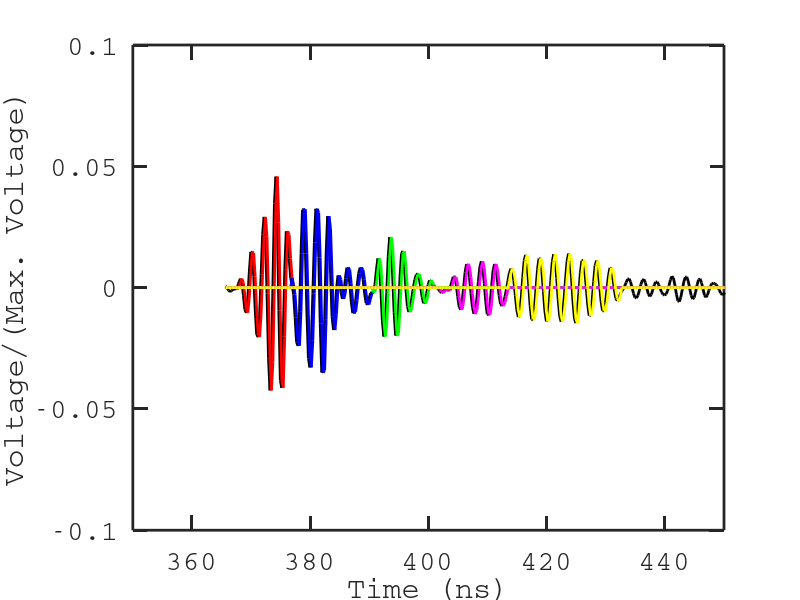
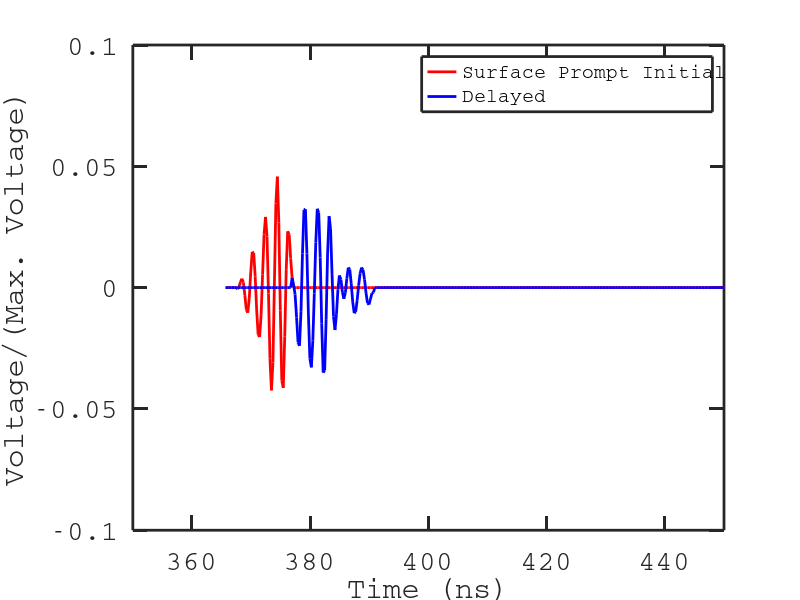
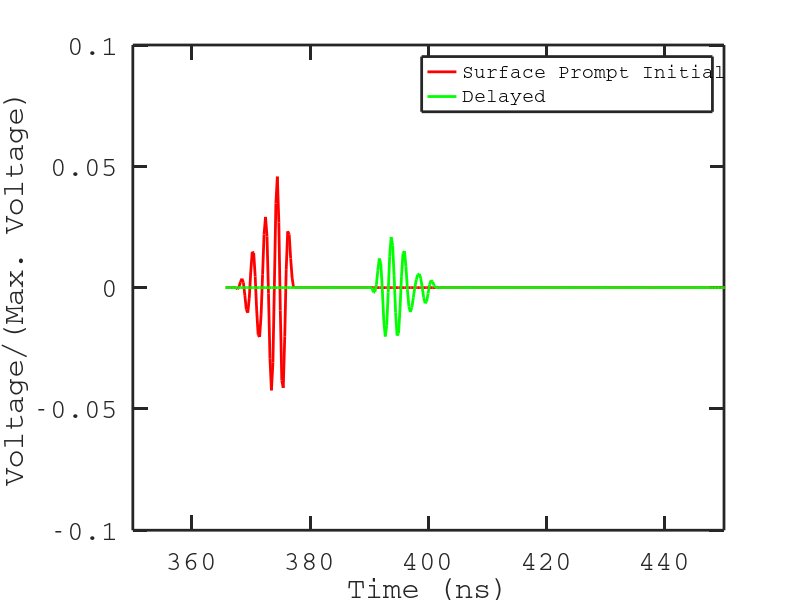
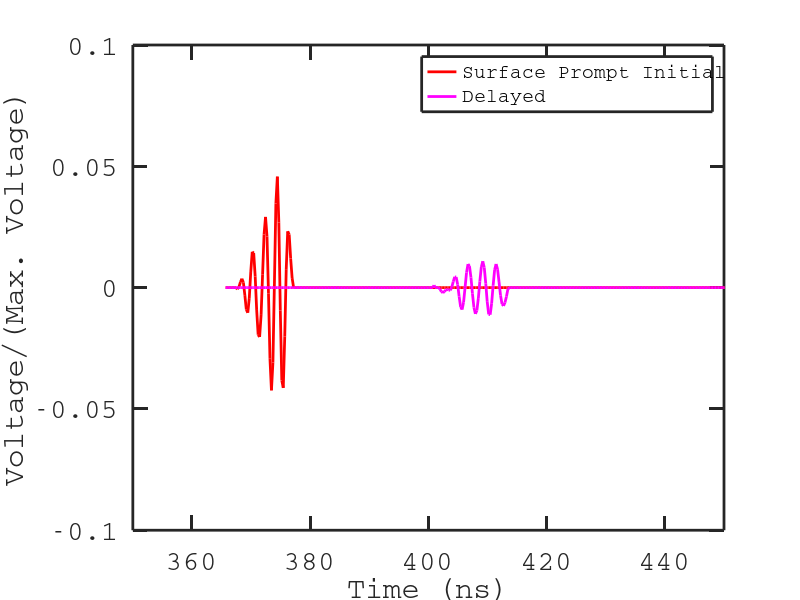

Recreate these plots in MATLAB, in order.
pkg load control
pkg load signal
pkg load image

lower_band = 0.0;
upper_band = 1.2;
delta_f = 0.05; %GHz
frequency_bins = linspace(lower_band+delta_f,upper_band,floor((upper_band-lower_band)/delta_f));

prompt_component_start_sample = 9650;
prompt_component_length = 3000;
prompt_downsample = 4;

calibration_start_sample_air = 11900;
calibration_length_air = 3000;
calibration_start_sample_snow = 12050;
calibration_length_snow = 3000;
calibration_downsample = 8;

distance_long = 543.0;
distance_short = 23.0;
distance_factor = 10*log10(distance_long/distance_short);
atten_20dB = 20.0;
atten_3dB = 3.0;
fc_filter = 0.08; %GHz
n_poles = 4;

linew = 2.0;
linew2 = 4.0;
fon = "Courier";
fonts = 20.0;
fonts2 = 14.0;
axisVector = [350.0 450.0 -.1 .1];
axisVector2 = [0 1.0 -50 50];
axisVector3 = [0 0.4 -50 50];

%Surface propagation data
data = load('surface_propagation.dat');
t = data(:,1)*1.0e9; %Units: nanoseconds
s = data(:,2);
s_prompt = s(prompt_component_start_sample:prompt_component_start_sample+prompt_component_length); %prompt component (8500:11500)
t_prompt = t(prompt_component_start_sample:prompt_component_start_sample+prompt_component_length); %prompt component (8500:11500)
s_prompt = downsample(s_prompt,prompt_downsample);
t_prompt = downsample(t_prompt,prompt_downsample);
dt_prompt = t_prompt(2)-t_prompt(1); %Units: nanoseconds
fs_prompt = 1.0/dt_prompt; %Units: GHz
fc_prompt = fs_prompt/2.0; %Units: GHz
f_prompt = linspace(0,fc_prompt,length(t_prompt)/2); %Units: GHz
%Calibration data
inAirCalibration = load('surface_calibration_air.dat');
inSnowCalibration = load('surface_calibration_snow.dat');
t_cal_air = inAirCalibration(calibration_start_sample_air:calibration_start_sample_air+calibration_length_air,1)*1e9; %Units: nanoseconds
t_cal_air_down = downsample(t_cal_air,calibration_downsample); %Units: nanoseconds
t_cal_snow = inSnowCalibration(calibration_start_sample_snow:calibration_start_sample_snow+calibration_length_snow,1)*1e9; %Units: nanoseconds
t_cal_snow_down = downsample(t_cal_snow,calibration_downsample); %Units: nanoseconds
s_cal_air = inAirCalibration(calibration_start_sample_air:calibration_start_sample_air+calibration_length_air,2);
s_cal_air_down = downsample(s_cal_air,calibration_downsample);
s_cal_snow = inSnowCalibration(calibration_start_sample_snow:calibration_start_sample_snow+calibration_length_snow,2);
s_cal_snow_down = downsample(s_cal_snow,calibration_downsample);
dt_cal_air = t_cal_air(2)-t_cal_air(1); %Units: nanoseconds
dt_cal_air_down = t_cal_air_down(2)-t_cal_air_down(1); %Units: nanoseconds
dt_cal_snow = t_cal_snow(2)-t_cal_snow(1); %Units: nanoseconds
dt_cal_snow_down = t_cal_snow_down(2)-t_cal_snow_down(1); %Units: nanoseconds
fs_cal_air = 1.0/dt_cal_air; %Units: GHz
fs_cal_air_down = 1.0/dt_cal_air_down; %Units: GHz
fs_cal_snow = 1.0/dt_cal_snow; %Units: GHz
fs_cal_snow_down = 1.0/dt_cal_snow_down; %Units: GHz
fc_cal_air = fs_cal_air/2.0; %Units: GHz
fc_cal_air_down = fs_cal_air_down/2.0; %Units: GHz
fc_cal_snow = fs_cal_snow/2.0; %Units: GHz
fc_cal_snow_down = fs_cal_snow_down/2.0; %Units: GHz
f_cal_air = linspace(0,fc_cal_air,length(t_cal_air)/2); %Units: GHz
f_cal_air_down = linspace(0,fc_cal_air_down,length(t_cal_air_down)/2.0); %Units: GHz
f_cal_snow = linspace(0,fc_cal_snow,length(t_cal_snow)/2); %Units: GHz
f_cal_snow_down = linspace(0,fc_cal_snow_down,length(t_cal_snow_down)/2.0); %Units: GHz

%Equilibrate the waveform lengths
s_cal_snow_down = padarray(s_cal_snow_down,length(s_prompt)-length(s_cal_snow_down),"post");
s_cal_air_down = padarray(s_cal_air_down,length(s_prompt)-length(s_cal_air_down),"post");

%Successively add reflections to first pulse until correlation is maximized, examine effect on power spectrum
time_1 = 8;
time_2 = 45;
time_3 = time_2;
time_4 = 100;
time_5 = 100;
time_6 = 141;
time_7 = 141;
time_8 = 191;
time_9 = 191;
time_10 = 267;
r_2 = 1.24;
r_3 = 1.0;
r_4 = 1.3;
r_5 = 1.0;

s_prompt_first = s_prompt(time_1:time_2);
t_prompt_first = t_prompt(time_1:time_2);
s_prompt_second = s_prompt(time_3:time_4);
t_prompt_second = t_prompt(time_3:time_4);
s_prompt_third = s_prompt(time_5:time_6);
t_prompt_third = t_prompt(time_5:time_6);
s_prompt_forth = s_prompt(time_7:time_8);
t_prompt_forth = t_prompt(time_7:time_8);
s_prompt_fifth = s_prompt(time_9:time_10);
t_prompt_fifth = t_prompt(time_9:time_10);
s_prompt_first = padarray(s_prompt_first,time_1,"pre");
s_prompt_first = padarray(s_prompt_first,length(s_prompt)-length(s_prompt_first),"post");
s_prompt_second = padarray(s_prompt_second,time_3,"pre");
s_prompt_second = padarray(s_prompt_second,length(s_prompt)-length(s_prompt_second),"post");
s_prompt_third = padarray(s_prompt_third,time_5,"pre");
s_prompt_third = padarray(s_prompt_third,length(s_prompt)-length(s_prompt_third),"post");
s_prompt_forth = padarray(s_prompt_forth,time_7,"pre");
s_prompt_forth = padarray(s_prompt_forth,length(s_prompt)-length(s_prompt_forth),"post");
s_prompt_fifth = padarray(s_prompt_fifth,time_9,"pre");
s_prompt_fifth = padarray(s_prompt_fifth,length(s_prompt)-length(s_prompt_fifth),"post");

s_add = s_prompt_first+r_2*circshift(s_prompt_second,[-time_3,0])+r_3*circshift(s_prompt_third,[-time_5,0]) ... 
+r_4*circshift(s_prompt_forth,[-time_7,0])+r_5*circshift(s_prompt_fifth,[-time_9,0]);

%~ result = 0.0;
%~ results = [];
%~ for r_2=1.0:0.02:1.3
	%~ for r_3=1.0:0.1:1.3
		%~ for r_4=1.0:0.02:1.3
			%~ for r_5=1.0:0.1:1.3
				%~ display([r_2 r_3 r_4 r_5])
				%~ s_add = s_prompt_first+r_2*circshift(s_prompt_second,[-time_3,0])+r_3*circshift(s_prompt_third,[-time_5,0]) ... 
				%~ +r_4*circshift(s_prompt_forth,[-time_7,0])+r_5*circshift(s_prompt_fifth,[-time_9,0]);
				%~ x=corr(s_prompt(time_1:time_2),s_add(time_1:time_2));
				%~ if(x>result)
					%~ results = [r_2 r_3 r_4 r_5];
					%~ s_add_best = s_add;
					%~ result = x;
				%~ endif
			%~ endfor
		%~ endfor
	%~ endfor
%~ endfor
%~ display(result)
%~ display(results)
[b,a] = butter(n_poles,fc_filter/fc_prompt,'high');
s_add = filter(b,a,s_add);

%Repeat, for in-snow calibration waveform
time_1 = 1;
time_2 = 30;
time_3 = time_2;
time_4 = 53;
time_5 = 58;
time_6 = 90;
time_7 = time_6;
time_8 = 120;

s_snow_first = s_cal_snow_down(time_1:time_2);
t_snow_first = t_cal_snow_down(time_1:time_2);
s_snow_second = s_cal_snow_down(time_3:time_4);
t_snow_second = t_cal_snow_down(time_3:time_4);
s_snow_third = s_cal_snow_down(time_5:time_6);
t_snow_third = t_cal_snow_down(time_5:time_6);
s_snow_forth = s_cal_snow_down(time_7:time_8);
t_snow_forth = t_cal_snow_down(time_7:time_8);
s_snow_first = padarray(s_snow_first,length(s_cal_snow_down)-length(s_snow_first),"post");
s_snow_second = padarray(s_snow_second,time_3-1,"pre");
s_snow_second = padarray(s_snow_second,length(s_cal_snow_down)-length(s_snow_second),"post");
s_snow_third = padarray(s_snow_third,time_5,"pre");
s_snow_third = padarray(s_snow_third,length(s_cal_snow_down)-length(s_snow_third),"post");
s_snow_forth = padarray(s_snow_forth,time_7,"pre");
s_snow_forth = padarray(s_snow_forth,length(s_cal_snow_down)-length(s_snow_forth),"post");
s_snow_add = s_snow_first+circshift(s_snow_second,[-4,0])+circshift(s_snow_third,[-18,0])-circshift(s_snow_forth,[20,0]);

%~ result = 0.0;
%~ results = [];
%~ time_2 = 30;
%~ time_3 = time_2
%~ for time_4=1:100
	%~ time_5 = time_4;
	%~ for time_6=1:100
		%~ display([time_1 time_2 time_3 time_4 time_5 time_6])
		%~ s_snow_first = s_cal_snow_down(time_1:time_2);
		%~ t_snow_first = t_cal_snow_down(time_1:time_2);
		%~ s_snow_second = s_cal_snow_down(time_3:time_4);
		%~ t_snow_second = t_cal_snow_down(time_3:time_4);
		%~ s_snow_third = s_cal_snow_down(time_5:time_6);
		%~ t_snow_third = t_cal_snow_down(time_5:time_6);
		%~ s_snow_first = padarray(s_snow_first,length(s_cal_snow_down)-length(s_snow_first),"post");
		%~ s_snow_second = padarray(s_snow_second,time_3-1,"pre");
		%~ s_snow_second = padarray(s_snow_second,length(s_cal_snow_down)-length(s_snow_second),"post");
		%~ s_snow_third = padarray(s_snow_third,time_5,"pre");
		%~ s_snow_third = padarray(s_snow_third,length(s_cal_snow_down)-length(s_snow_third),"post");
		%~ s_snow_add = s_snow_first+circshift(s_snow_second,[-time_3,0])+circshift(s_snow_third,[-time_5,0]);
		%~ x=corr(s_snow_add,s_snow_first);
		%~ if(x>result)
			%~ s_snow_add_best = s_snow_add;
			%~ result = x;
			%~ results = [time_1 time_2 time_3 time_4 time_5 time_6];
		%~ endif
	%~ endfor
%~ endfor
%~ display(result)
%~ display(results)
%~ [b,a] = butter(n_poles,fc_filter/fc_prompt,'high');
%~ s_snow_add = filter(b,a,s_snow_add_best);

%Create spectrum for the reconstructed, original pulse, and raw data
p1 = conj(fft(center(s_add))).*fft(center(s_add));
p2 = conj(fft(center(s_prompt))).*fft(center(s_prompt));
p3 = conj(fft(center(s_snow_add))).*fft(center(s_snow_add)); %was s_cal_snow_down
p4 = conj(fft(center(s_cal_snow_down))).*fft(center(s_cal_snow_down));
p1 = p1(1:length(f_prompt));
p2 = p2(1:length(f_prompt));
p3 = p3(1:length(f_prompt));
p4 = p4(1:length(f_prompt));
%The 30 dB just sets the DC noise value to be 0 dB
p1 = 10*log10(p1)+distance_factor+25.0;
p2 = 10*log10(p2)+distance_factor+25.0;
p3 = 10*log10(p3)+atten_20dB+25.0;
p4 = 10*log10(p4)+atten_20dB+25.0;
p1_ave = zeros(size(frequency_bins));
p1_err = zeros(size(frequency_bins));
p2_ave = zeros(size(frequency_bins));
p2_err = zeros(size(frequency_bins));
p3_ave = zeros(size(frequency_bins));
p3_err = zeros(size(frequency_bins));
p4_ave = zeros(size(frequency_bins));
p4_err = zeros(size(frequency_bins));
for i=1:(length(frequency_bins)-1)
	j = find(f_prompt>=frequency_bins(i),1,'first');
	k = find(f_prompt>=frequency_bins(i+1),1,'first');
	p1_ave(i) = mean(p1(j:k));
	p2_ave(i) = mean(p2(j:k));
	p3_ave(i) = mean(p3(j:k));
	p4_ave(i) = mean(p4(j:k));
	p1_err(i) = std(p1(j:k))/sqrt(k-j);
	p2_err(i) = std(p2(j:k))/sqrt(k-j);
	p3_err(i) = std(p3(j:k))/sqrt(k-j);
	p4_err(i) = std(p4(j:k))/sqrt(k-j);
endfor
frequency_bins+=delta_f/2.0;
display(frequency_bins)

%Plotting section

%Display each pulse
figure(1);
plot(t_prompt,s_prompt,'color','black','linewidth',linew);
hold on;
plot(t_prompt,s_prompt_first,'-','color','red','linewidth',linew);
plot(t_prompt,s_prompt_second,'-','color','blue','linewidth',linew);
plot(t_prompt,s_prompt_third,'-','color','green','linewidth',linew);
plot(t_prompt,s_prompt_forth,'-','color','magenta','linewidth',linew);
plot(t_prompt,s_prompt_fifth,'-','color','yellow','linewidth',linew);
axis(axisVector);
set(gca, "linewidth", linew, "fontname", fon,"fontsize",fonts);
xlabel("Time (ns)");
ylabel("Voltage/(Max. Voltage)");
set(gca,'tickLength',[0.025 0.025]);
%The saved graph.
print -dpdf 'March28_plot1.pdf'

figure(2);
plot(t_prompt,s_prompt_first,'color','red','linewidth',linew);
hold on;
plot(t_prompt,s_prompt_second,'-','color','blue','linewidth',linew);
axis(axisVector);
set(gca, "linewidth", linew, "fontname", fon,"fontsize",fonts);
xlabel("Time (ns)");
ylabel("Voltage/(Max. Voltage)");
set(gca,'tickLength',[0.025 0.025]);
L = legend('Surface Prompt Initial','Delayed','location','northeast');
FL = findall(L,'-property','linewidth');
set(FL,'linewidth',linew);
set(L,'fontsize',fonts2,'fontname',fon);
%The saved graph.
print -dpdf 'March28_plot2.pdf'

figure(3);
plot(t_prompt,s_prompt_first,'color','red','linewidth',linew);
hold on;
plot(t_prompt,s_prompt_third,'-','color','green','linewidth',linew);
axis(axisVector);
set(gca, "linewidth", linew, "fontname", fon,"fontsize",fonts);
xlabel("Time (ns)");
ylabel("Voltage/(Max. Voltage)");
set(gca,'tickLength',[0.025 0.025]);
L = legend('Surface Prompt Initial','Delayed','location','northeast');
FL = findall(L,'-property','linewidth');
set(FL,'linewidth',linew);
set(L,'fontsize',fonts2,'fontname',fon);
%The saved graph.
print -dpdf 'March28_plot3.pdf'

figure(4);
plot(t_prompt,s_prompt_first,'color','red','linewidth',linew);
hold on;
plot(t_prompt,s_prompt_forth,'-','color','magenta','linewidth',linew);
axis(axisVector);
set(gca, "linewidth", linew, "fontname", fon,"fontsize",fonts);
xlabel("Time (ns)");
ylabel("Voltage/(Max. Voltage)");
set(gca,'tickLength',[0.025 0.025]);
L = legend('Surface Prompt Initial','Delayed','location','northeast');
FL = findall(L,'-property','linewidth');
set(FL,'linewidth',linew);
set(L,'fontsize',fonts2,'fontname',fon);
%The saved graph.
print -dpdf 'March28_plot4.pdf'

figure(5);
plot(t_prompt,s_prompt_first,'color','red','linewidth',linew);
hold on;
plot(t_prompt,s_prompt_fifth,'-','color','yellow','linewidth',linew);
axis(axisVector);
set(gca, "linewidth", linew, "fontname", fon,"fontsize",fonts);
xlabel("Time (ns)");
ylabel("Voltage/(Max. Voltage)");
set(gca,'tickLength',[0.025 0.025]);
L = legend('Surface Prompt Initial','Delayed','location','northeast');
FL = findall(L,'-property','linewidth');
set(FL,'linewidth',linew);
set(L,'fontsize',fonts2,'fontname',fon);
%The saved graph.
print -dpdf 'March28_plot5.pdf'

figure(6);
hold on;
plot(t_prompt,s_prompt,'color','black');
plot(t_prompt,s_add,'color','blue','linewidth',linew);
axis(axisVector);
set(gca, "linewidth", linew, "fontname", fon,"fontsize",fonts);
xlabel("Time (ns)");
ylabel("Voltage/(Max. Voltage)");
set(gca,'tickLength',[0.025 0.025]);
L = legend('Surface Prompt','Corrected for reflections','location','northeast');
FL = findall(L,'-property','linewidth');
set(FL,'linewidth',linew);
set(L,'fontsize',fonts2,'fontname',fon);
%The saved graph.
print -dpdf 'March28_plot6.pdf'

figure(7);
hold on;
plot(t_prompt,s_cal_snow_down+0.01,'color','black');
plot(t_prompt,s_snow_add,'color','red','linewidth',linew);
%~ plot(t_prompt,s_snow_first,'color','blue','linewidth',linew);
%~ plot(t_prompt,s_snow_second,'color','green','linewidth',linew);
%~ plot(t_prompt,s_snow_third,'color','yellow','linewidth',linew);
axis([350 450 -.05 .05]);
set(gca, "linewidth", linew, "fontname", fon,"fontsize",fonts);
xlabel("Time (ns)");
ylabel("Voltage/(Max. Voltage)");
set(gca,'tickLength',[0.025 0.025]);
L = legend('Snow Cal.','Corrected for reflections','location','northeast');
FL = findall(L,'-property','linewidth');
set(FL,'linewidth',linew);
set(L,'fontsize',fonts2,'fontname',fon);
%The saved graph.
print -dpdf 'March28_plot7.pdf'

figure(8);
hold on;
axis(axisVector2);
set(gca, "linewidth", linew, "fontname",fon,"fontsize",fonts);
xlabel("Frequency (GHz)");
ylabel("Power (dB) relative");
title("Blue: Cleaned prompt, Black: Raw prompt, Red: In-snow cal.","fontname",fon,"fontsize",fonts*3/4,"fontweight","normal");
herr1 = errorbar(frequency_bins(1:end-1),p1_ave(1:end-1),p1_err(1:end-1),'~o--');
set(herr1,'color','blue');
herr2 = errorbar(frequency_bins(1:end-1),p3_ave(1:end-1),p3_err(1:end-1),'~o--');
set(herr2,'color','red');
herr3 = errorbar(frequency_bins(1:end-1),p2_ave(1:end-1),p2_err(1:end-1),'~o--');
set(herr3,'color','black');
herr4 = errorbar(frequency_bins(1:end-1),p4_ave(1:end-1),p4_err(1:end-1),'~o--');
set(herr4,'color','magenta');
set(gca,'tickLength',[0.025 0.025]);
grid on;
%The saved graph.
print -dpdf 'March28_plot8.pdf'

figure(9);
hold on;
axis(axisVector3);
set(gca, "linewidth", linew, "fontname",fon,"fontsize",fonts);
xlabel("Frequency (GHz)");
ylabel("Power (dB) relative");
title("Blue: Cleaned prompt, Black: Raw prompt, Red: In-snow cal.","fontname",fon,"fontsize",fonts*3/4,"fontweight","normal");
herr1 = errorbar(frequency_bins(1:end-1),p1_ave(1:end-1),p1_err(1:end-1),'~o--');
set(herr1,'color','blue');
herr2 = errorbar(frequency_bins(1:end-1),p3_ave(1:end-1),p3_err(1:end-1),'~o--');
set(herr2,'color','red');
herr3 = errorbar(frequency_bins(1:end-1),p2_ave(1:end-1),p2_err(1:end-1),'~o--');
set(herr3,'color','black');
set(gca,'tickLength',[0.025 0.025]);
grid on;
%The saved graph.
print -dpdf 'March28_plot9.pdf'

%~ for time_4=70:80
	%~ time_5 = 100;
	%~ for time_6=140:145
		%~ time_7 = time_6;
		%~ for time_8=180:200
			%~ time_9=time_8;
			%~ for time_10=245:250
				%~ display([time_1 time_2 time_3 time_4 time_5 time_6 time_7 time_8 time_9 time_10])
				%~ %Divide up the pulse into sub-pulses
				%~ s_prompt_first = s_prompt(time_1:time_2);
				%~ t_prompt_first = t_prompt(time_1:time_2);
				%~ s_prompt_second = s_prompt(time_3:time_4);
				%~ t_prompt_second = t_prompt(time_3:time_4);
				%~ s_prompt_third = s_prompt(time_5:time_6);
				%~ t_prompt_third = t_prompt(time_5:time_6);
				%~ s_prompt_forth = s_prompt(time_7:time_8);
				%~ t_prompt_forth = t_prompt(time_7:time_8);
				%~ s_prompt_fifth = s_prompt(time_9:time_10);
				%~ t_prompt_fifth = t_prompt(time_9:time_10);
				%~ s_prompt_first = padarray(s_prompt_first,time_1,"pre");
				%~ s_prompt_first = padarray(s_prompt_first,length(s_prompt)-length(s_prompt_first),"post");
				%~ s_prompt_second = padarray(s_prompt_second,time_3,"pre");
				%~ s_prompt_second = padarray(s_prompt_second,length(s_prompt)-length(s_prompt_second),"post");
				%~ s_prompt_third = padarray(s_prompt_third,time_5,"pre");
				%~ s_prompt_third = padarray(s_prompt_third,length(s_prompt)-length(s_prompt_third),"post");
				%~ s_prompt_forth = padarray(s_prompt_forth,time_7,"pre");
				%~ s_prompt_forth = padarray(s_prompt_forth,length(s_prompt)-length(s_prompt_forth),"post");
				%~ s_prompt_fifth = padarray(s_prompt_fifth,time_9,"pre");
				%~ s_prompt_fifth = padarray(s_prompt_fifth,length(s_prompt)-length(s_prompt_fifth),"post");
				%~ s_add = s_prompt_first+circshift(s_prompt_second,[-time_3,0])+circshift(s_prompt_third,[-time_5,0]) ... 
				%~ +circshift(s_prompt_forth,[-time_7,0])+circshift(s_prompt_fifth,[-time_9,0]);
				%~ x = corr(s_prompt(time_1:time_2),s_add(time_1:time_2));
				%~ if(x>result)
					%~ result = x;
					%~ results = [time_1 time_2 time_3 time_4 time_5 time_6 time_7 time_8 time_9 time_10];
					%~ s_add_best = s_add;
				%~ endif
			%~ endfor
		%~ endfor
	%~ endfor
%~ endfor
